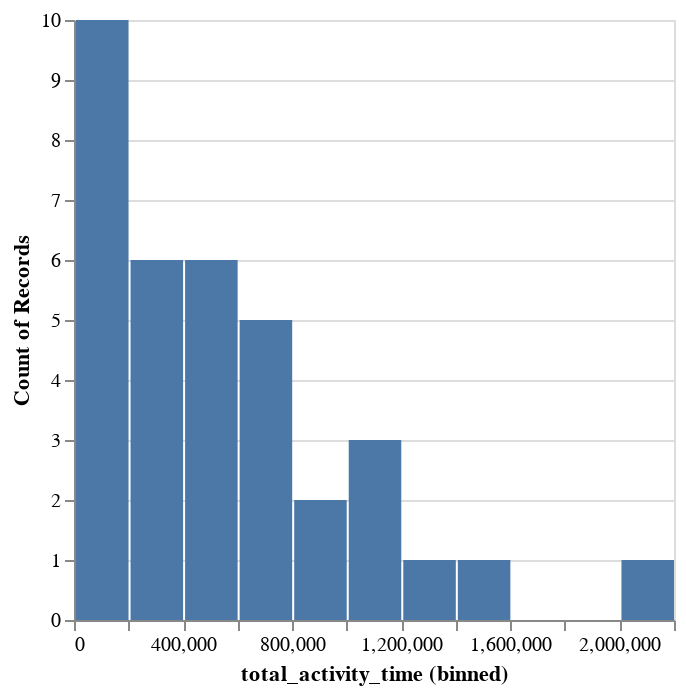

Here is the notebook cell this chart was saved with:
### Code cell
total_activity_time = alt.Chart(data_dict["enrollments"]).mark_bar().encode(
    x=alt.X("total_activity_time").bin(maxbins=20),
    y='count()'
)

total_activity_time

### Figure 1 — Vega-Lite specification as saved in the notebook (floating-point values rounded to 4 significant figures)
{"config": {"view": {"continuousWidth": 300, "continuousHeight": 300}}, "data": {"name": "data-e1103cc210e6025ebdbcbb2451a02bd9"}, "mark": {"type": "bar"}, "encoding": {"x": {"bin": {"maxbins": 20}, "field": "total_activity_time", "type": "quantitative"}, "y": {"aggregate": "count", "type": "quantitative"}}, "$schema": "https://vega.github.io/schema/vega-lite/v5.15.1.json", "datasets": {"data-e1103cc210e6025ebdbcbb2451a02bd9": [{"user_id": "LEARNER_10", "type": "StudentEnrollment", "last_activity_at": "2033-04-27 05:55:39+00:00", "last_attended_at": null, "total_activity_time": 421763}, {"user_id": "LEARNER_7", "type": "StudentEnrollment", "last_activity_at": "2033-04-27 06:25:33+00:00", "last_attended_at": null, "total_activity_time": 2025102}, {"user_id": "LEARNER_8", "type": "StudentEnrollment", "last_activity_at": "2033-04-28 04:21:40+00:00", "last_attended_at": null, "total_activity_time": 1036998}, {"user_id": "LEARNER_20", "type": "StudentEnrollment", "last_activity_at": "2033-05-18 01:43:47+00:00", "last_attended_at": null, "total_activity_time": 201541}, {"user_id": "LEARNER_13", "type": "StudentEnrollment", "last_activity_at": "2033-06-05 14:42:45+00:00", "last_attended_at": null, "total_activity_time": 774430}, {"user_id": "LEARNER_37", "type": "StudentEnrollment", "last_activity_at": "2033-05-05 13:00:26+00:00", "last_attended_at": null, "total_activity_time": 862185}, {"user_id": "LEARNER_23", "type": "StudentEnrollment", "last_activity_at": "2033-04-29 09:59:40+00:00", "last_attended_at": null, "total_activity_time": 698439}, {"user_id": "LEARNER_14", "type": "StudentEnrollment", "last_activity_at": "2033-04-27 14:18:30+00:00", "last_attended_at": null, "total_activity_time": 155823}, {"user_id": "LEARNER_35", "type": "StudentEnrollment", "last_activity_at": "2033-04-24 10:33:50+00:00", "last_attended_at": null, "total_activity_time": 209140}, {"user_id": "LEARNER_11", "type": "StudentEnrollment", "last_activity_at": "2033-05-15 00:38:06+00:00", "last_attended_at": null, "total_activity_time": 285214}, {"user_id": "LEARNER_31", "type": "StudentEnrollment", "last_activity_at": "2033-04-26 16:31:35+00:00", "last_attended_at": null, "total_activity_time": 1011355}, {"user_id": "LEARNER_2", "type": "StudentEnrollment", "last_activity_at": "2033-09-15 13:24:28+00:00", "last_attended_at": null, "total_activity_time": 152876}, {"user_id": "LEARNER_12", "type": "StudentEnrollment", "last_activity_at": "2033-05-25 18:43:44+00:00", "last_attended_at": null, "total_activity_time": 176035}, {"user_id": "LEARNER_3", "type": "StudentEnrollment", "last_activity_at": "2033-04-27 00:46:59+00:00", "last_attended_at": null, "total_activity_time": 209706}, {"user_id": "LEARNER_33", "type": "StudentEnrollment", "last_activity_at": "2033-05-23 12:27:11+00:00", "last_attended_at": null, "total_activity_time": 547149}, {"user_id": "LEARNER_5", "type": "StudentEnrollment", "last_activity_at": "2033-05-27 04:17:06+00:00", "last_attended_at": null, "total_activity_time": 177844}, {"user_id": "LEARNER_18", "type": "StudentEnrollment", "last_activity_at": "2033-05-13 12:40:02+00:00", "last_attended_at": null, "total_activity_time": 190098}, {"user_id": "LEARNER_48", "type": "StudentViewEnrollment", "last_activity_at": "2033-02-15 12:45:26+00:00", "last_attended_at": null, "total_activity_time": 0}, {"user_id": "LEARNER_4", "type": "StudentEnrollment", "last_activity_at": "2033-05-08 08:56:27+00:00", "last_attended_at": null, "total_activity_time": 675638}, {"user_id": "LEARNER_34", "type": "StudentEnrollment", "last_activity_at": "2033-05-08 12:53:05+00:00", "last_attended_at": null, "total_activity_time": 604326}, {"user_id": "LEARNER_16", "type": "StudentEnrollment", "last_activity_at": "2033-05-30 08:44:23+00:00", "last_attended_at": null, "total_activity_time": 586198}, {"user_id": "LEARNER_30", "type": "StudentEnrollment", "last_activity_at": "2033-05-10 01:39:35+00:00", "last_attended_at": null, "total_activity_time": 1371523}, {"user_id": "LEARNER_15", "type": "StudentEnrollment", "last_activity_at": "2033-04-27 12:43:48+00:00", "last_attended_at": null, "total_activity_time": 113652}, {"user_id": "LEARNER_19", "type": "StudentEnrollment", "last_activity_at": "2033-06-07 06:28:07+00:00", "last_attended_at": null, "total_activity_time": 246997}, {"user_id": "LEARNER_36", "type": "StudentEnrollment", "last_activity_at": "2033-06-02 11:47:20+00:00", "last_attended_at": null, "total_activity_time": 135518}, {"user_id": "LEARNER_17", "type": "StudentEnrollment", "last_activity_at": "2033-05-13 09:15:31+00:00", "last_attended_at": null, "total_activity_time": 1015778}, {"user_id": "LEARNER_21", "type": "StudentEnrollment", "last_activity_at": "2033-05-06 05:19:45+00:00", "last_attended_at": null, "total_activity_time": 523262}, {"user_id": "LEARNER_29", "type": "StudentEnrollment", "last_activity_at": "2033-09-08 04:13:52+00:00", "last_attended_at": null, "total_activity_time": 1575148}, {"user_id": "LEARNER_24", "type": "StudentEnrollment", "last_activity_at": "2033-04-28 01:17:26+00:00", "last_attended_at": null, "total_activity_time": 601686}, {"user_id": "LEARNER_1", "type": "StudentEnrollment", "last_activity_at": "2033-05-26 03:10:40+00:00", "last_attended_at": null, "total_activity_time": 985351}, {"user_id": "LEARNER_6", "type": "StudentEnrollment", "last_activity_at": "2033-05-10 10:22:54+00:00", "last_attended_at": null, "total_activity_time": 426200}, {"user_id": "LEARNER_27", "type": "StudentEnrollment", "last_activity_at": "2033-05-28 07:56:41+00:00", "last_attended_at": null, "total_activity_time": 437181}, {"user_id": "LEARNER_25", "type": "StudentEnrollment", "last_activity_at": "2033-05-22 07:37:21+00:00", "last_attended_at": null, "total_activity_time": 110669}, {"user_id": "LEARNER_26", "type": "StudentEnrollment", "last_activity_at": "2033-04-26 19:39:25+00:00", "last_attended_at": null, "total_activity_time": 254157}, {"user_id": "LEARNER_48", "type": "StudentViewEnrollment", "last_activity_at": "2033-02-15 12:45:26+00:00", "last_attended_at": null, "total_activity_time": 0}]}}
